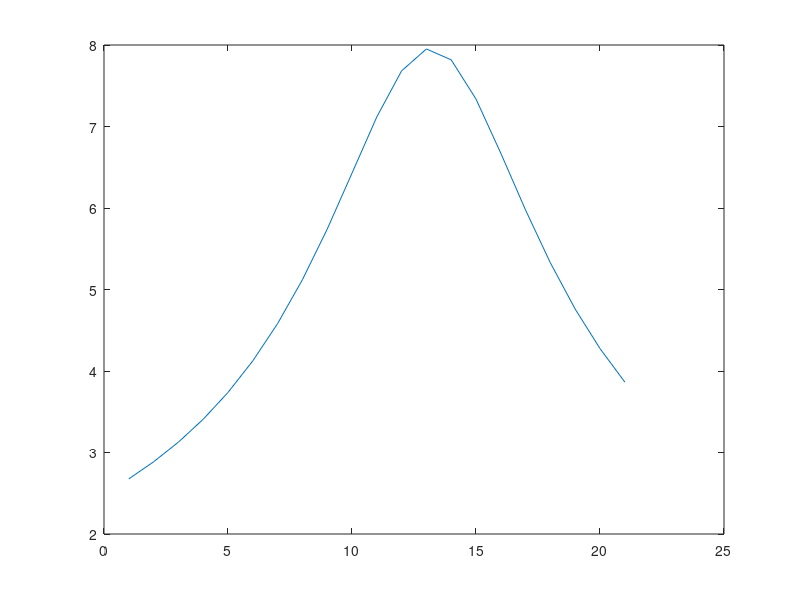

Source code (MATLAB): (Note: this script raises an error after producing the figure.)
function [t,Y,xs]=solveOde(dur,IC)

%     % parameters
%     % ----------------------------------------------------------------
%     l_n = 1.5e-4;        % node length [cm]
%     D = 20e-4;           % fiber diameter with myelin sheath [cm]
%     g_nap = 0.010;         % sodium channel conductivity [S/cm^2]
%     g_naf = 3;        %
%     g_k = 0.080;
%     g_kf = 0;
%     g_l = 0.007;           % leak channel conductivity [S/cm^2] 
%     e_na = 50.0;
%     e_k = -90.0;
%     e_l	= -90.0;
% 
%     r = 70;           	%Ohm*cm
%     rhoa = 7e5;          %Ohm*um
%     c = 2;             % specific capacity [muF/cm^2]
%     mycm=0.1 ;
% 	mygm=.001;
%     V_fem = 50;          % Voltage applied in FEM simulation [V]
%     polarity = -1;       % -1/+1 ... neg./pos. active electrode
%     % ----------------------------------------------------------------
%     mysalength=3.0e-4; 
% 	nodelength=1.0e-4;
%     vrest = -80; %Initial Voltage
%     % Parameters from neuron file with fiberD 14 (needs to be corrected)
%     fiberD=14.0e-4;
%     
%     axonD=10.4e-4 ;
%     nodeD=4.7e-4 ;
%     mysaD=4.7e-4 ;
%     flutD=10.4e-4 ;
%     space_p1=0.002e-4;
%     space_p2=0.004e-4;
%     space_i=0.004e-4;
%     deltax=1400e-4 ;
%     nl = 140;
%     
%     flutlength=56e-4;
%     interlength=(deltax-nodelength-(2*mysalength)-(2*flutlength))/6;
%     
%     c_mysa = c*mysaD*pi*mysalength*(mysaD/fiberD);
%     c_flut = c*flutD*pi*flutlength*(flutD/fiberD);
%     c_inter = c*axonD*pi*interlength*(axonD/fiberD);
%     c_node = c*nodeD*pi*nodelength;
%     
%     c_mysa_m = mycm/nl*mysaD*pi*mysalength;
%     c_flut_m = mycm/nl*flutD*pi*flutlength;
%     c_inter_m = mycm/nl*axonD*pi*interlength;
%     
%     g_mysa_m = mygm/nl*mysaD*pi*mysalength;
%     g_flut_m = mygm/nl*flutD*pi*flutlength;
%     g_inter_m = mygm/nl*axonD*pi*interlength;
%     
% %     
% %     g_mysa = 0.001.*mysaD./fiberD;
% %     g_flut = 0.0001.*flutD./fiberD;
% %     g_inter = 0.0001.*axonD./fiberD;
%     
%     g_mysa = 0.001*mysaD*pi*mysalength*(mysaD/fiberD);
%     g_flut = 0.0001*flutD*pi*flutlength*(flutD/fiberD);
%     g_inter = 0.0001*axonD*pi*interlength*(axonD/fiberD);
%     g_nap = g_nap*nodeD*pi*nodelength;
%     g_naf = g_naf*nodeD*pi*nodelength;
%     g_k = g_k*nodeD*pi*nodelength;
%     g_l = g_l*nodeD*pi*nodelength;
%     
%     
%     r_mysa = r*4*mysalength/(mysaD^2*pi)*(1/(mysaD/fiberD)^2);
%     r_flut = r*4*flutlength/(flutD^2*pi)*(1/(flutD/fiberD)^2);
%     r_inter = r*4*interlength/(axonD^2*pi)*(1/(axonD/fiberD)^2);
%     r_node = r*4*nodelength/(nodeD^2*pi);
%     
%     r_pn0=(r*0.01*nodelength)/(pi*((((nodeD/2)+space_p1)^2)-((nodeD/2)^2)));
% 	r_pn1=(r*0.01*mysalength)/(pi*((((mysaD/2)+space_p1)^2)-((mysaD/2)^2)));
% 	r_pn2=(r*0.01*flutlength)/(pi*((((flutD/2)+space_p2)^2)-((flutD/2)^2)));
% 	r_px=(r*0.01*interlength)/(pi*((((axonD/2)+space_i)^2)-((axonD/2)^2)));
    
    vrest = -80;
    fiberD=10.0;        %um
    paralength1=3;      %um  
    nodelength=1.0;
    space_p1=0.002;  
    space_p2=0.004;
    space_i=0.004;
    rhoa=7e5;         %Ohm*um
    mycm=0.1;           %uF/cm2
    mygm=0.001;         %S/cm2
    c=2;                %uF/cm2

    g_nap = 0.010;         % sodium channel conductivity [S/cm^2]
    g_naf = 3;        %
    g_k = 0.080;
    g_kf = 0;
    g_l = 0.007;           % leak channel conductivity [S/cm^2] 
    e_na = 50.0;
    e_k = -90.0;
    e_l	= -90.0;

    g=0.690; 
    axonD=6.9; 
    nodeD=3.3; 
    paraD1=3.3; 
    paraD2=6.9; 
    deltax=1150; 
    paralength2=46; 
    nl=120;
    
    mysalength = paralength1;
    flutlength = paralength2;
    
    Rpn0=(rhoa*.01)/(pi*((((nodeD/2)+space_p1)^2)-((nodeD/2)^2)));
    Rpn1=(rhoa*.01)/(pi*((((paraD1/2)+space_p1)^2)-((paraD1/2)^2)));
    Rpn2=(rhoa*.01)/(pi*((((paraD2/2)+space_p2)^2)-((paraD2/2)^2)));
    Rpx=(rhoa*.01)/(pi*((((axonD/2)+space_i)^2)-((axonD/2)^2)));
    interlength=(deltax-nodelength-(2*paralength1)-(2*paralength2))/6;

    %periaxonal resistivity in GOhm
    r_pn0=Rpn0*(nodelength/10000)/1e3;
    r_pn1=Rpn1*(paralength1/10000)/1e3;
    r_pn2=Rpn2*(paralength2/10000)/1e3;
    r_px=Rpx*(interlength/10000)/1e3;

    %surface area in cm2
    sa_node = (pi*nodeD*nodelength)/1e8;
    sa_mysa = (pi*fiberD*paralength1)/1e8;
    sa_flut = (pi*fiberD*paralength2)/1e8;
    sa_inter = (pi*fiberD*interlength)/1e8;

    %resistiviy in Ohm*cm
    r_node = rhoa/10000;
    r_mysa = rhoa*(1/(paraD1/fiberD)^2)/10000;
    r_flut = rhoa*(1/(paraD2/fiberD)^2)/10000;
    r_inter = rhoa*(1/(axonD/fiberD)^2)/10000;

    %resistiviy in GOhm
    r_node = (4*(nodelength/10000)*r_node)/(pi*(nodeD/10000)^2)/1e9;
    r_mysa = (4*(paralength1/10000)*r_mysa)/(pi*(fiberD/10000)^2)/1e9;
    r_flut = (4*(paralength2/10000)*r_flut)/(pi*(fiberD/10000)^2)/1e9;
    r_inter = (4*(interlength/10000)*r_inter)/(pi*(fiberD/10000)^2)/1e9;

    %capacity in uF/cm2
    c_node = c;
    c_mysa = c*paraD1/fiberD;
    c_flut = c*paraD2/fiberD;
    c_inter = c*axonD/fiberD;

    %capacity in pF
    c_node = c_node*sa_node*1e6;
    c_mysa = c_mysa*sa_mysa*1e6;
    c_flut = c_flut*sa_flut*1e6;
    c_inter = c_inter*sa_inter*1e6;

    %passive conductance in S/cm^2
    g_mysa = 0.001*paraD1/fiberD;
    g_flut = 0.0001*paraD2/fiberD;
    g_inter = 0.0001*axonD/fiberD;
    %in nS
    g_mysa = g_mysa*sa_mysa*1e9;
    g_flut = g_flut*sa_flut*1e9;
    g_inter = g_inter*sa_inter*1e9;

    %membrane conductance in S/cm2
    xg = 0.001/(nl*2); 
    %in nS
    g_mysa_m = xg*sa_mysa*1e9;
    g_flut_m = xg*sa_flut*1e9;
    g_inter_m = xg*sa_inter*1e9;

    %membrane capacity in uF/cm2
    xc = 0.1/(nl*2);
    %in pF
    c_mysa_m = xc*sa_mysa*1e6;
    c_flut_m = xc*sa_flut*1e6;
    c_inter_m = xc*sa_inter*1e6;

    %nodal conductances
    g_nap = g_nap*sa_node*1e9;
    g_naf = g_naf*sa_node*1e9;
    g_k = g_k*sa_node*1e9;
    g_l = g_l*sa_node*1e9;
    
    
    %how many nodes to simulate
    N_nodes = 21;
    N_inter = N_nodes-1;
    
    % index values of the dV Vektor
    i_node = [1,N_nodes];
    i_para_m = [i_node(2)+1,i_node(2)+N_nodes];
    i_para_h = [i_para_m(2)+1,i_para_m(2)+N_nodes];
    i_para_p = [i_para_h(2)+1,i_para_h(2)+N_nodes];
    i_para_s = [i_para_p(2)+1,i_para_p(2)+N_nodes];
    i_mysa = [i_para_s(2)+1,i_para_s(2)+N_inter, ...
        i_para_s(2)+N_inter+1,i_para_s(2)+N_inter*2];
    i_flut = [i_mysa(4)+1,i_mysa(4)+N_inter, ... 
        i_mysa(4)+N_inter+1,i_mysa(4)+N_inter*2];
    i_para_n = [i_flut(4)+1,i_flut(4)+N_inter, ...
        i_flut(4)+N_inter+1,i_flut(4)+N_inter*2];
    i_inter = [i_para_n(4)+1,i_para_n(4)+N_inter; ... 
        i_para_n(4)+N_inter+1,i_para_n(4)+N_inter*2; ...
        i_para_n(4)+(2*N_inter)+1,i_para_n(4)+(3*N_inter);...
        i_para_n(4)+(3*N_inter)+1,i_para_n(4)+(4*N_inter);...
        i_para_n(4)+(4*N_inter)+1,i_para_n(4)+(5*N_inter);...
        i_para_n(4)+(5*N_inter)+1,i_para_n(4)+(6*N_inter)];
    i_mysa_b = [i_inter(12)+1,i_inter(12)+N_inter, ...
                i_inter(12)+N_inter+1,i_inter(12)+N_inter*2];
    i_flut_b = [i_mysa_b(4)+1,i_mysa_b(4)+N_inter, ... 
        i_mysa_b(4)+N_inter+1,i_mysa_b(4)+N_inter*2];
    i_inter_b = [i_flut_b(4)+1,i_flut_b(4)+N_inter; ... 
        i_flut_b(4)+N_inter+1,i_flut_b(4)+N_inter*2; ...
        i_flut_b(4)+(2*N_inter)+1,i_flut_b(4)+(3*N_inter);...
        i_flut_b(4)+(3*N_inter)+1,i_flut_b(4)+(4*N_inter);...
        i_flut_b(4)+(4*N_inter)+1,i_flut_b(4)+(5*N_inter);...
        i_flut_b(4)+(5*N_inter)+1,i_flut_b(4)+(6*N_inter)];
    %Dummy Stimulusvoltage
    V_e = zeros(i_inter(6,2),1);
    V_stim = zeros(i_inter(6,2),1);
    q = 500000;
    xe = 14000;
    ye = 5000;
    V_stim(1:N_nodes) = electrode(q,xe,ye,((1:N_nodes)-1)*deltax,zeros(1,N_nodes));
    V_stim(i_mysa(1):i_mysa(2)) = electrode(q,xe,ye,((1:N_inter)-1)*deltax+mysalength/2,zeros(1,N_inter));
    V_stim(i_mysa(3):i_mysa(4)) = electrode(q,xe,ye,((1:N_inter))*deltax-mysalength/2,zeros(1,N_inter));
    V_stim(i_flut(1):i_flut(2)) = electrode(q,xe,ye,((1:N_inter)-1)*deltax+mysalength+flutlength/2,zeros(1,N_inter));
    V_stim(i_flut(3):i_flut(4)) = electrode(q,xe,ye,((1:N_inter))*deltax-mysalength-flutlength/2,zeros(1,N_inter));
    V_stim(i_inter(1,1):i_inter(1,2)) = electrode(q,xe,ye,((1:N_inter)-1)*deltax+mysalength+flutlength+interlength/2,zeros(1,N_inter));
    V_stim(i_inter(2,1):i_inter(2,2)) = electrode(q,xe,ye,((1:N_inter)-1)*deltax+mysalength+flutlength+3*interlength/2,zeros(1,N_inter));
    V_stim(i_inter(3,1):i_inter(3,2)) = electrode(q,xe,ye,((1:N_inter)-1)*deltax+mysalength+flutlength+5*interlength/2,zeros(1,N_inter));
    V_stim(i_inter(4,1):i_inter(4,2)) = electrode(q,xe,ye,((1:N_inter)-1)*deltax+mysalength+flutlength+7*interlength/2,zeros(1,N_inter));
    V_stim(i_inter(5,1):i_inter(5,2)) = electrode(q,xe,ye,((1:N_inter)-1)*deltax+mysalength+flutlength+9*interlength/2,zeros(1,N_inter));
    V_stim(i_inter(6,1):i_inter(6,2)) = electrode(q,xe,ye,((1:N_inter)-1)*deltax+mysalength+flutlength+11*interlength/2,zeros(1,N_inter));
    

    figure(2);
    plot(1:N_nodes,V_stim(1:N_nodes));
    hold off;
    if (exist('IC','var') == 0)
        IC = zeros(i_inter_b(6,2),1);
        IC(1:N_nodes) = -80;
        IC(i_mysa(1):i_flut(4)) = -80;
        IC(i_inter(1,1):i_inter(6,2)) = -80;
        stim = 0;
    end
    if (exist('dur','var')==0)
        dur = 10;
    end
    
    Istim = zeros(N_nodes,1);
    xs=[];
    [t,Y] = ode15s(@odeMcIntyr, [0,dur], IC);

    figure(1);
    for i = 1:N_nodes
        V(i,:) = Y(:,i) - 40*(i-1);
    end
    plot(t,V);
    hold off;
    figure(3);
    %plot(xs(:,4),((xs(:,1)-xs(:,2))./(r_node+r_mysa))./c_node,xs(:,4),((xs(:,1)-xs(:,3))./(r_node+r_mysa))./c_node);
    plot(t,Y(:,i_inter_b(3,1)+11));
    figure(4);
    plot(t,Y(:,11));
    % odeMcIntyr: calculates the first derivative of all parameters of the
    %             McIntyre nerve model
    function dY = odeMcIntyr(t,Y)
        
        if exist('stim','var') ==0
            if mod(t,10) < 1
                %
                %V_e = V_stim;
                %Y(11) = Y(11) -30;
                %V_e(11) = -10;
                Istim(11) = 100000;
            else
                V_e = zeros(i_inter(6,2),1);
                Istim(11) = 0;
            end
        end
        dY = zeros(length(Y),1);
        inter = zeros(N_inter,6);
        inter_b = zeros(N_inter,6);
        
        node = Y(i_node(1):i_node(2));
        para_m = Y(i_para_m(1):i_para_m(2));
        para_h = Y(i_para_h(1):i_para_h(2));
        para_p = Y(i_para_p(1):i_para_p(2));
        para_s = Y(i_para_s(1):i_para_s(2));
        mysa_l = Y(i_mysa(1):i_mysa(2));
        mysa_r = Y(i_mysa(3):i_mysa(4));
        flut_l = Y(i_flut(1):i_flut(2));
        flut_r = Y(i_flut(3):i_flut(4));
        para_n_l = Y(i_para_n(1):i_para_n(2));
        para_n_r = Y(i_para_n(3):i_para_n(4));
        inter(:,1) = Y(i_inter(1,1):i_inter(1,2));
        inter(:,2) = Y(i_inter(2,1):i_inter(2,2));
        inter(:,3) = Y(i_inter(3,1):i_inter(3,2));
        inter(:,4) = Y(i_inter(4,1):i_inter(4,2));
        inter(:,5) = Y(i_inter(5,1):i_inter(5,2));
        inter(:,6) = Y(i_inter(6,1):i_inter(6,2));
       

        mysa_l_b = Y(i_mysa_b(1):i_mysa_b(2));
        mysa_r_b = Y(i_mysa_b(3):i_mysa_b(4));
        flut_l_b = Y(i_flut_b(1):i_flut_b(2));
        flut_r_b = Y(i_flut_b(3):i_flut_b(4));
        inter_b(:,1) = Y(i_inter_b(1,1):i_inter_b(1,2));
        inter_b(:,2) = Y(i_inter_b(2,1):i_inter_b(2,2));
        inter_b(:,3) = Y(i_inter_b(3,1):i_inter_b(3,2));
        inter_b(:,4) = Y(i_inter_b(4,1):i_inter_b(4,2));
        inter_b(:,5) = Y(i_inter_b(5,1):i_inter_b(5,2));
        inter_b(:,6) = Y(i_inter_b(6,1):i_inter_b(6,2)); 
        
        mysa_lv = mysa_l + mysa_l_b;
        mysa_rv = mysa_r + mysa_r_b;
        flut_lv = flut_l + flut_l_b;
        flut_rv = flut_r + flut_r_b;
        interv = inter+inter_b;
        
        xs=[xs;V_e(11),mysa_l_b(11),V_e(i_mysa(1)+11),t];
        
        %axonnode current
        % what to do at first and last node??
        [Iax,dpara_m,dpara_h,dpara_p,dpara_s] = axnode(node,para_m,...
                                                para_h,para_p,para_s);
        dnode = cableEq(Iax-Istim,node,[node(1);mysa_lv],...
            [mysa_rv;node(N_nodes)],V_e(i_node(1):i_node(2)),...
            [V_e(1);V_e(i_mysa(1):i_mysa(2))],[V_e(i_mysa(3):i_mysa(4));V_e(N_nodes)],...
            r_node,r_mysa,r_mysa,c_node);
        
        
        %MYSA current
        Imy_l = mysa(mysa_l);
        Imy_r = mysa(mysa_r);
        
        dmysa_l = cableEq(Imy_l,mysa_lv,node(1:N_inter),flut_lv, ...
                          V_e(i_mysa(1):i_mysa(2)),V_e(i_node(1):i_node(2)-1), ...
                          V_e(i_flut(1):i_flut(2)),r_mysa,r_node,r_flut,c_mysa);
        dmysa_r = cableEq(Imy_r,mysa_rv,node(2:N_nodes),flut_rv, ...
                          V_e(i_mysa(3):i_mysa(4)),V_e(i_node(1)+1:i_node(2)), ...
                          V_e(i_flut(3):i_flut(4)),r_mysa,r_node,r_flut,c_mysa);
        
        %currents between myelin and node at mysa regions
        Imy_l_b = passiveMyelin(mysa_l_b,g_mysa_m,...
            V_e(i_mysa(1):i_mysa(2)));
        Imy_r_b = passiveMyelin(mysa_r_b,g_mysa_m,...
            V_e(i_mysa(3):i_mysa(4)));
        
        dmysa_l_b = extracellular(Imy_l_b,mysa_l_b,V_e(1:N_inter),flut_l_b, ...
                            r_pn1,r_pn0,r_pn2,c_mysa_m,Imy_l,c_mysa);
        
        dmysa_r_b = extracellular(Imy_r_b,mysa_r_b,V_e(2:N_nodes),flut_r_b, ...
                            r_pn1,r_pn0,r_pn2,c_mysa_m,Imy_r,c_mysa);
                        
        %FLUT currents
        Ifl_l = flut(flut_l);
        Ifl_r = flut(flut_r);
        
        %FLUT potassium currents
        [Ifl_lp, dpara_n_l] = flutPotassium(flut_l,para_n_l);
        Ifl_l = Ifl_l + Ifl_lp;
        [Ifl_rp, dpara_n_r] = flutPotassium(flut_r,para_n_r);
        Ifl_r = Ifl_r + Ifl_rp;
        
        dflut_l = cableEq(Ifl_l,flut_lv,mysa_lv,interv(:,1), ...
                          V_e(i_flut(1):i_flut(2)),V_e(i_mysa(1):i_mysa(2)),V_e(i_inter(1,1):i_inter(1,2)), ...
                          r_flut,r_mysa,r_inter,c_flut);
        dflut_r = cableEq(Ifl_r,flut_rv,mysa_rv,interv(:,6), ...
                          V_e(i_flut(3):i_flut(4)),V_e(i_mysa(3):i_mysa(4)),V_e(i_inter(6,1):i_inter(6,2)), ...
                          r_flut,r_mysa,r_inter,c_flut);
        
        %currents between myelin and node at flut regions
        Ifl_l_b = passiveMyelin(flut_l_b,g_flut_m, ...
                                            V_e(i_flut(1):i_flut(2)));
        Ifl_r_b = passiveMyelin(flut_r_b,g_flut_m, ...
                                            V_e(i_flut(3):i_flut(4)));
        
        dflut_l_b = extracellular(Ifl_l_b,flut_l_b,mysa_l_b,inter_b(:,1), ...
                    r_pn2,r_pn1,r_px,c_flut_m,Ifl_l,c_flut);
        dflut_r_b = extracellular(Ifl_r_b,flut_r_b,mysa_r_b,inter_b(:,1), ...
                   r_pn2,r_pn1,r_px,c_flut_m,Ifl_r,c_flut);              
        
        %internode currents
        Iin = internodes(inter);
        inter2 = [flut_lv,interv,flut_rv];
        inter2b = [flut_l_b,inter_b,flut_r_b];
        inter2e = [V_e(i_flut(1):i_flut(2)),...
            V_e(i_inter(1,1):i_inter(1,2)),...
            V_e(i_inter(2,1):i_inter(2,2)),...
            V_e(i_inter(3,1):i_inter(3,2)),...
            V_e(i_inter(4,1):i_inter(4,2)),...
            V_e(i_inter(5,1):i_inter(5,2)),...
            V_e(i_inter(6,1):i_inter(6,2)),...
            V_e(i_flut(3):i_flut(4))];
        
        
        res = ones(6,1)*r_inter;
        res = [r_flut;res;r_flut];
        dinter = zeros(N_inter,6);
        for j = 2:7
            dinter(:,j-1) = cableEq(Iin(:,j-1),inter2(:,j),inter2(:,j-1),...
                        inter2(:,j+1),inter2e(:,j),inter2e(:,j-1),...
                        inter2e(:,j+1),res(j),res(j-1),res(j+1),c_inter);
        end
        
        Iin_b = passiveMyelin(inter_b,g_inter_m,[V_e(i_inter(1,1):i_inter(1,2)),...
            V_e(i_inter(2,1):i_inter(2,2)),V_e(i_inter(3,1):i_inter(3,2)),...
            V_e(i_inter(4,1):i_inter(4,2)),V_e(i_inter(5,1):i_inter(5,2)),...
            V_e(i_inter(6,1):i_inter(6,2))]);
        %Iin_b = Iin_b;
        res = [r_pn2;ones(6,1)*r_px;r_pn2];
        
        dinter_b = zeros(N_inter,6);
        for j = 2:7
            dinter_b(:,j-1) = extracellular(Iin_b(:,j-1),inter2b(:,j),...
                        inter2b(:,j-1),inter2b(:,j+1), ...
                        res(j),res(j-1),res(j+1),c_inter_m,Iin(:,j-1),c_inter);
        end
        
        %finally assemble derivatives into an
        dY=[dnode;dpara_m;dpara_h;dpara_p;dpara_s;dmysa_l;dmysa_r;...
            dflut_l;dflut_r;dpara_n_l;dpara_n_r;dinter(:,1); ...
            dinter(:,2);dinter(:,3);dinter(:,4);dinter(:,5);...
            dinter(:,6);dmysa_l_b;dmysa_r_b;dflut_l_b;dflut_r_b;...
            dinter_b(:,1);dinter_b(:,2);dinter_b(:,3);...
            dinter_b(:,4);dinter_b(:,5);dinter_b(:,6)];
        
    end
    
    % cableEq: calculates the cable-equation
    function dV = cableEq(I,V,V1,V2,Ve,Ve1,Ve2,Ra,Ra1,Ra2,C)
        dV = (-I + (V1-V)./(Ra1./2+Ra./2) + (V2-V)./(Ra2./2+Ra./2) + ...
              (Ve1-Ve)./(Ra1./2+Ra./2) + (Ve2-Ve)./(Ra2./2+Ra./2))./C;
    end

    % extracellular: extracellular currents similar to the Neuron function
    %                with the same name
    function dV = extracellular(I,V,V1,V2,Ra,Ra1,Ra2,C,Imem,Cmem)
       dV = (-I + Imem+ (V1-V)./(Ra1./2+Ra./2) + (V2-V)./(Ra2./2+Ra./2))./C;
       %dV = -I./C + Imem./Cmem + ...
       %    ((V1-V)./(Ra1./2+Ra./2) + (V2-V)./(Ra2./2+Ra./2))./(C+Cmem);
    end
   
    
    % axnode: calculation of the currents of the axon
    function [I,dm,dh,dp,ds] = axnode(V,m,h,p,s)
        
        m_alpha = (6.57 .* (V+20.4))./(1-exp(-(V+20.4)./10.3));
        m_beta = (0.304 .* (-(V+25.7)))./(1-exp((V+25.7)./9.16));
        h_alpha = (0.34 .* (-(V+114)))./(1-exp((V+114)./11));
        h_beta = 12.6./(1+exp(-(V+31.8)./13.4));

        p_alpha = (0.0353 .* (V+27))./(1-exp(-(V+27)./10.2));
        p_beta = (0.000883 .* (-(V+34)))./(1-exp((V+34)./10));

        s_alpha = 0.3./(1+exp((V+53)./-5));
        s_beta = 0.03./(1+exp((V+90)./-1));

        %first derivatives of m, h, p, s
        dm = dpdt(m_alpha,m_beta,m);
        dh = dpdt(h_alpha,h_beta,h);
        dp = dpdt(p_alpha,p_beta,p);
        ds = dpdt(s_alpha,s_beta,s);

        I_Naf = g_naf.*m.^3.*h.*(V-e_na);       %Fast Sodium current
        I_Nap = g_nap.*p.^3.*(V-e_na);          %Persistent Sodium current
        I_Ks = g_k.*s.*(V-e_k);                 %Slow Potassium current
        I_Lk = passiveCurrent(V,g_l,e_l);       %Leakage current
        I = I_Naf + I_Nap + I_Ks + I_Lk;        %Sum of all nodal currents
    end

    % flutPotassim: flut potassium current
    function [I,dn] = flutPotassium(V,n)
        n_alpha = (0.0462 .* (V+83.2))./(1-exp(-(V+83.2)./1.1));
        n_beta = (0.0824 .* (-(V+66))) ./ (1-exp((V+66)./10.5));
        
        dn = dpdt(n_alpha,n_beta,n);
        
        I_Kf = g_kf.*n.^4.*(V-e_k);
        
        I = I_Kf; 
    end

    % flut: simple flut current
    function I = flut(V)
        g=g_flut;
        e=vrest;
        I = passiveCurrent(V,g,e);
    end
    
    % mysa: simple mysa current
    function I = mysa(V)
        g=g_mysa;
        e=vrest;
        I = passiveCurrent(V,g,e);
    end

    % inter: currents of the internode
    function I = internodes(V)
        g=g_inter;
        e=vrest;
        I = passiveCurrent(V,g,e);
    end

    % passiveCurrent: calculation of the passive current
    function I = passiveCurrent(V,g,e)
        I = g.*(V-e);
    end

    % passiveCurrent: calculation of the passive current
    function I = passiveMyelin(V,g,e)
        I=passiveCurrent(V,g,e);
    end

    % dpdt: calculates the derivative of the of the parameter according to
    %       alpha, beta and the previous value
    function dp = dpdt(alpha, beta, para)
        dp = alpha.*(1-para)-beta.*para;
    end


    function V = electrode(q,xe,ye,x,y )
        d = sqrt((xe-x).^2+(ye-y).^2);
        V = q./(4.*pi.*d);
    end

end